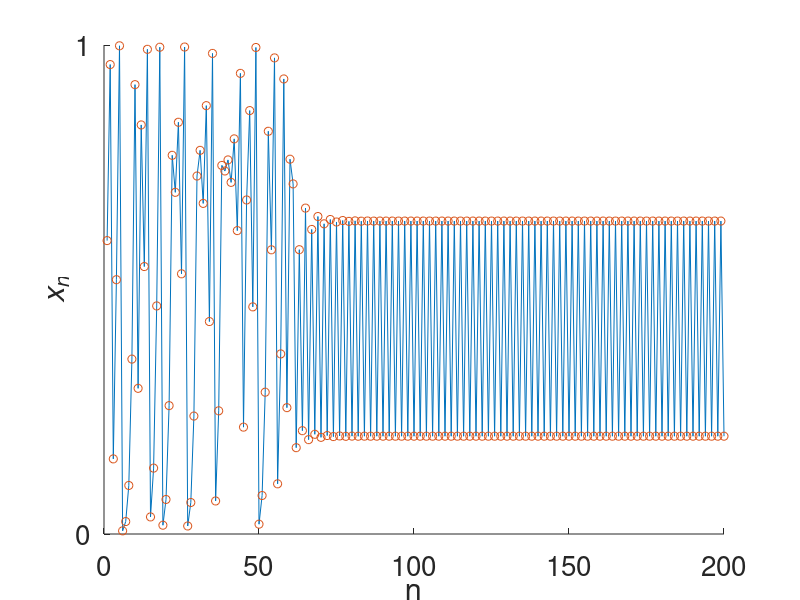

This chart was generated by the following MATLAB code:
% Program_21a: Controlling Chaos in the Logistic Map.
% Chapter 21 - Chaos Control and Synchronization.
% Copyright Springer 2025. Stephen Lynch.
% Control to a period-2 orbit (Figure 21.3(b)).
clear
itermax=200;
mu=4;k=0.217;x=zeros(1,itermax);
x(1)=0.6;
for n=1:2:itermax
    x(n+1)=mu*x(n)*(1-x(n));
    x(n+2)=mu*x(n+1)*(1-x(n+1));
    % Switch on the control when n>60.
    % Nudge the system every second iterate.
    if n>60
    x(n+1)=k*mu*x(n)*(1-x(n));
    x(n+2)=mu*x(n+1)*(1-x(n+1));
    end
end
hold on
plot(1:itermax,x(1:itermax))
plot(1:itermax,x(1:itermax),'o')
set(gca,'FontSize',20);
set(gca,'XTick',0:50:itermax)
set(gca,'YTick',[0,1])
xlabel('n')
ylabel('\itx_n')
hold off
% End Program_21a.
